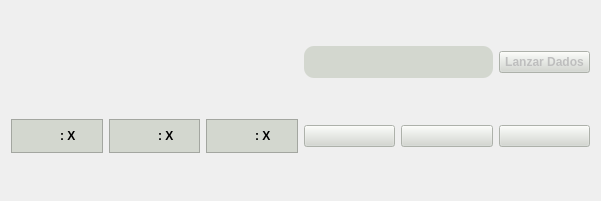
  <widget class="QWidget" name="barra_usuario" native="true">
   <property name="geometry">
    <rect>
     <x>10</x>
     <y>450</y>
     <width>601</width>
     <height>201</height>
    </rect>
   </property>
   <property name="styleSheet">
    <string notr="true">font-weight: bold;
</string>
   </property>
   <layout class="QGridLayout" name="gridLayout">
    <item row="1" column="0">
     <widget class="QFrame" name="frame_carta_2">
      <property name="maximumSize">
       <size>
        <width>149</width>
        <height>133</height>
       </size>
      </property>
      <property name="styleSheet">
       <string notr="true">background-color: #D3D7CF</string>
      </property>
      <property name="frameShape">
       <enum>QFrame::StyledPanel</enum>
      </property>
      <property name="frameShadow">
       <enum>QFrame::Raised</enum>
      </property>
      <layout class="QHBoxLayout" name="horizontalLayout_11">
       <item>
        <layout class="QHBoxLayout" name="layoutcarta_2">
         <item>
          <widget class="QLabel" name="label_15">
           <property name="maximumSize">
            <size>
             <width>88</width>
             <height>111</height>
            </size>
           </property>
           <property name="text">
            <string/>
           </property>
           <property name="pixmap">
            <pixmap>sprites/Materias_primas/carta_arcilla.png</pixmap>
           </property>
           <property name="scaledContents">
            <bool>true</bool>
           </property>
          </widget>
         </item>
         <item>
          <widget class="QLabel" name="arcilla_j0">
           <property name="maximumSize">
            <size>
             <width>33</width>
             <height>111</height>
            </size>
           </property>
           <property name="text">
            <string>: X</string>
           </property>
           <property name="alignment">
            <set>Qt::AlignLeading|Qt::AlignLeft|Qt::AlignVCenter</set>
           </property>
           <property name="margin">
            <number>0</number>
           </property>
          </widget>
         </item>
        </layout>
       </item>
      </layout>
     </widget>
    </item>
    <item row="1" column="1">
     <widget class="QFrame" name="frame_carta_3">
      <property name="maximumSize">
       <size>
        <width>149</width>
        <height>133</height>
       </size>
      </property>
      <property name="styleSheet">
       <string notr="true">background-color: #D3D7CF</string>
      </property>
      <property name="frameShape">
       <enum>QFrame::StyledPanel</enum>
      </property>
      <property name="frameShadow">
       <enum>QFrame::Raised</enum>
      </property>
      <layout class="QHBoxLayout" name="horizontalLayout_12">
       <item>
        <layout class="QHBoxLayout" name="layoutcarta_3">
         <item>
          <widget class="QLabel" name="label_17">
           <property name="maximumSize">
            <size>
             <width>88</width>
             <height>111</height>
            </size>
           </property>
           <property name="text">
            <string/>
           </property>
           <property name="pixmap">
            <pixmap>sprites/Materias_primas/carta_madera.png</pixmap>
           </property>
           <property name="scaledContents">
            <bool>true</bool>
           </property>
          </widget>
         </item>
         <item>
          <widget class="QLabel" name="madera_j0">
           <property name="maximumSize">
            <size>
             <width>33</width>
             <height>111</height>
            </size>
           </property>
           <property name="text">
            <string>: X</string>
           </property>
           <property name="alignment">
            <set>Qt::AlignLeading|Qt::AlignLeft|Qt::AlignVCenter</set>
           </property>
           <property name="margin">
            <number>0</number>
           </property>
          </widget>
         </item>
        </layout>
       </item>
      </layout>
     </widget>
    </item>
    <item row="1" column="4">
     <widget class="QPushButton" name="pushButton_2">
      <property name="enabled">
       <bool>false</bool>
      </property>
      <property name="styleSheet">
       <string notr="true">background-color: #D3D7CF</string>
      </property>
      <property name="text">
       <string/>
      </property>
      <property name="icon">
       <iconset>
        <normaloff>sprites/Construcciones/camino_azul_0.png</normaloff>sprites/Construcciones/camino_azul_0.png</iconset>
      </property>
      <property name="iconSize">
       <size>
        <width>80</width>
        <height>80</height>
       </size>
      </property>
     </widget>
    </item>
    <item row="1" column="5">
     <widget class="QPushButton" name="boton_carta_desarrollo">
      <property name="enabled">
       <bool>false</bool>
      </property>
      <property name="styleSheet">
       <string notr="true">background-color: #D3D7CF</string>
      </property>
      <property name="text">
       <string/>
      </property>
      <property name="icon">
       <iconset>
        <normaloff>sprites/Desarrollo/carta_reverso.png</normaloff>sprites/Desarrollo/carta_reverso.png</iconset>
      </property>
      <property name="iconSize">
       <size>
        <width>80</width>
        <height>80</height>
       </size>
      </property>
     </widget>
    </item>
    <item row="0" column="5">
     <widget class="QPushButton" name="boton_lanzar_dados">
      <property name="enabled">
       <bool>false</bool>
      </property>
      <property name="styleSheet">
       <string notr="true">background-color: #D3D7CF</string>
      </property>
      <property name="text">
       <string>Lanzar Dados</string>
      </property>
     </widget>
    </item>
    <item row="1" column="3">
     <widget class="QPushButton" name="pushButton">
      <property name="enabled">
       <bool>false</bool>
      </property>
      <property name="styleSheet">
       <string notr="true">background-color: #D3D7CF</string>
      </property>
      <property name="text">
       <string/>
      </property>
      <property name="icon">
       <iconset>
        <normaloff>sprites/Construcciones/choza_azul.png</normaloff>sprites/Construcciones/choza_azul.png</iconset>
      </property>
      <property name="iconSize">
       <size>
        <width>80</width>
        <height>80</height>
       </size>
      </property>
     </widget>
    </item>
    <item row="1" column="2">
     <widget class="QFrame" name="frame_carta_4">
      <property name="maximumSize">
       <size>
        <width>149</width>
        <height>133</height>
       </size>
      </property>
      <property name="styleSheet">
       <string notr="true">background-color: #D3D7CF</string>
      </property>
      <property name="frameShape">
       <enum>QFrame::StyledPanel</enum>
      </property>
      <property name="frameShadow">
       <enum>QFrame::Raised</enum>
      </property>
      <layout class="QHBoxLayout" name="horizontalLayout_13">
       <item>
        <layout class="QHBoxLayout" name="layoutcarta_4">
         <item>
          <widget class="QLabel" name="label_19">
           <property name="maximumSize">
            <size>
             <width>88</width>
             <height>111</height>
            </size>
           </property>
           <property name="text">
            <string/>
           </property>
           <property name="pixmap">
            <pixmap>sprites/Materias_primas/carta_trigo.png</pixmap>
           </property>
           <property name="scaledContents">
            <bool>true</bool>
           </property>
          </widget>
         </item>
         <item>
          <widget class="QLabel" name="trigo_j0">
           <property name="maximumSize">
            <size>
             <width>33</width>
             <height>111</height>
            </size>
           </property>
           <property name="text">
            <string>: X</string>
           </property>
           <property name="alignment">
            <set>Qt::AlignLeading|Qt::AlignLeft|Qt::AlignVCenter</set>
           </property>
           <property name="margin">
            <number>0</number>
           </property>
          </widget>
         </item>
        </layout>
       </item>
      </layout>
     </widget>
    </item>
    <item row="0" column="3" colspan="2">
     <widget class="QFrame" name="frame">
      <property name="styleSheet">
       <string notr="true">background-color: #D3D7CF;
border-radius: 10px</string>
      </property>
      <property name="frameShape">
       <enum>QFrame::StyledPanel</enum>
      </property>
      <property name="frameShadow">
       <enum>QFrame::Raised</enum>
      </property>
      <layout class="QHBoxLayout" name="horizontalLayout_10">
       <item>
        <widget class="QLabel" name="dado_1">
         <property name="maximumSize">
          <size>
           <width>61</width>
           <height>61</height>
          </size>
         </property>
         <property name="text">
          <string/>
         </property>
         <property name="pixmap">
          <pixmap>sprites/Dados/dado_1.png</pixmap>
         </property>
         <property name="scaledContents">
          <bool>true</bool>
         </property>
        </widget>
       </item>
       <item>
        <widget class="QLabel" name="dado_2">
         <property name="maximumSize">
          <size>
           <width>61</width>
           <height>61</height>
          </size>
         </property>
         <property name="text">
          <string/>
         </property>
         <property name="pixmap">
          <pixmap>sprites/Dados/dado_1.png</pixmap>
         </property>
         <property name="scaledContents">
          <bool>true</bool>
         </property>
        </widget>
       </item>
      </layout>
     </widget>
    </item>
   </layout>
  </widget>
